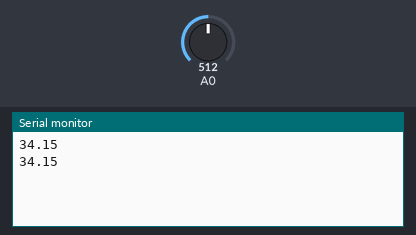
Bench run of a sketch on a simulated Arduino Uno, built with avr-gcc and run on an emulated ATmega328P. Parts: the last lines printed to the serial monitor. The test bench sets the inputs (shaded band); at power-on: A0 = 512.

Above: at 1.8 s.
1.9 s: A0 set to 716
At 2.8 s:
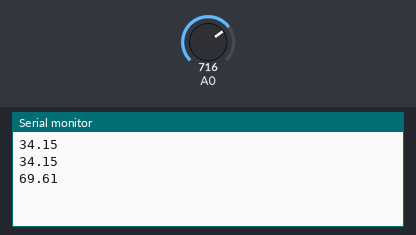
3.4 s: A0 set to 900
At 4.5 s:
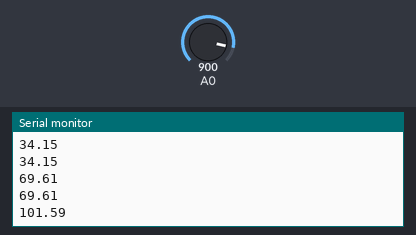
Timing chart, 0 to 6.4 s (numbered marks = the images above; inputs shaded):
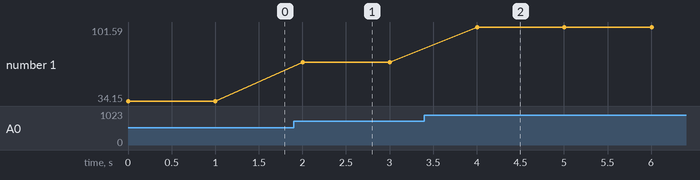

Measured:
- after the input at 1.9 s, the serial monitor: prints a new line after 0.10 s (image 1)
- after the input at 3.4 s, the serial monitor: prints a new line after 0.60 s (image 2)
- plotted number 1: 34.15 → 69.61 after the input at 1.9 s, 69.61 → 101.59 after the input at 3.4 s

The sketch:

battery.ino
```cpp
void setup() {
  Serial.begin(115200UL);
}

void loop() {
 double battery=analogRead(A0);
 battery*=5;
 battery/=1024;
 battery/=1000;
 battery*=10000;
 battery*=1.103471;
 battery-=17;
 battery/=31;
 battery*=100;
 Serial.println(battery);
 delay(1000);
}
```
